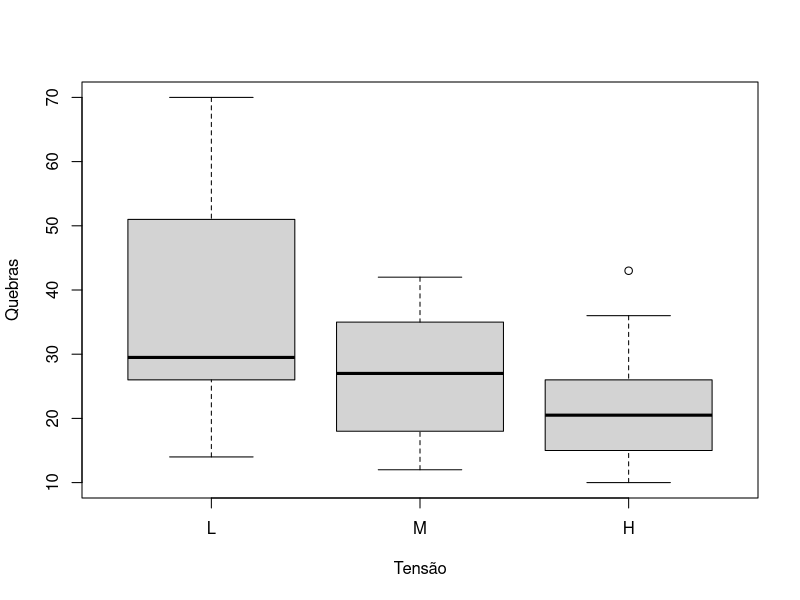
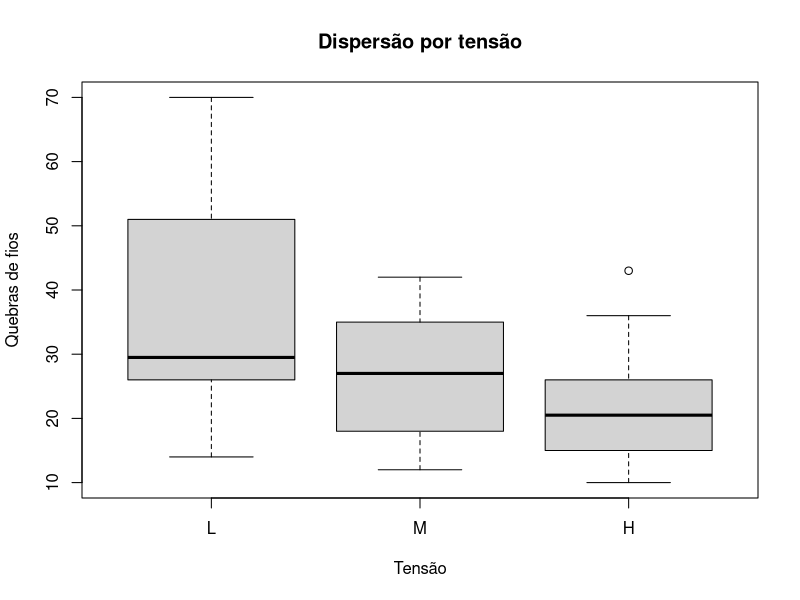

Here is the R script that generated these plots, in order:
# Levene–Brown–Forsythe ----

# Ajuste e resultados ----
if (!requireNamespace("car", quietly = TRUE)) install.packages("car")
library(car)
boxplot(breaks ~ tension, data = warpbreaks,
        xlab = "Tensão", ylab = "Quebras")
print(leveneTest(breaks ~ tension, data = warpbreaks, center = median))

# Visualização e diagnóstico ----
boxplot(breaks ~ tension, data = warpbreaks, xlab = "Tensão", ylab = "Quebras de fios", main = "Dispersão por tensão")
